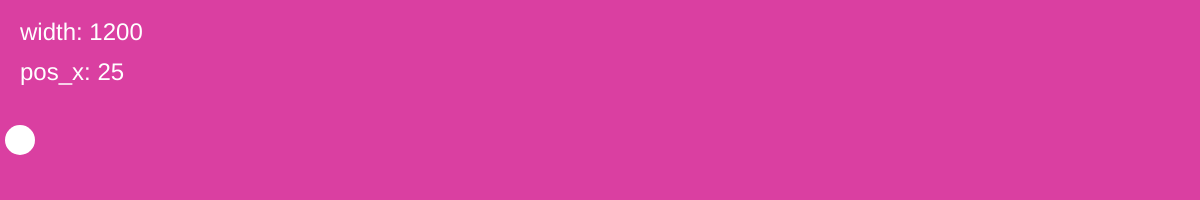
Frame 1 (no input)
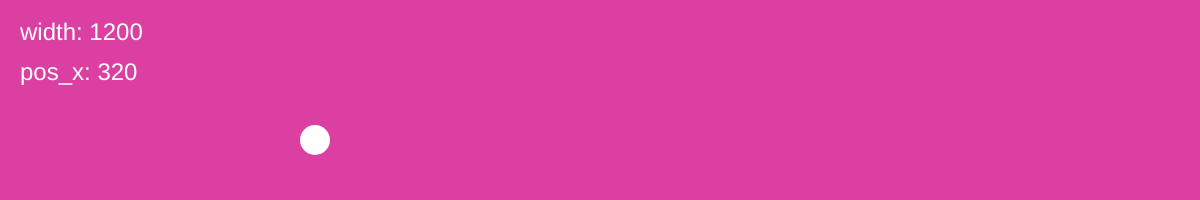
Frame 60 (no input)
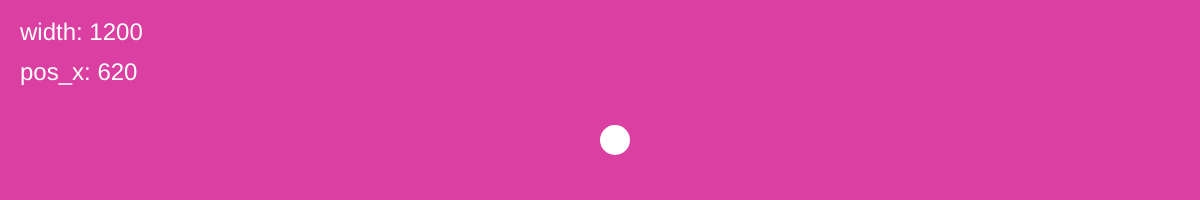
Frame 120 (the mouse pressed at the canvas centre since frame 60)

The p5.js sketch that drew these frames (run headless with seeded random() and noise() and a simulated clock; from frame 60 on, the mouse is pressed at the canvas centre):

// p5.js sketch
// ── sketch.js
function setup() {
    createCanvas( windowWidth, 200 );
}

// declare a variable, 'pos_x'
// instantiate the variable to '20'
// This will represent the position of an ellipse
var pos_x = 20;

function draw() {
    background( 'rgb(218, 63, 161)' );

    // draw an ellipse
    fill(255);
    noStroke();
    ellipse( pos_x, 140, 30 );

    // update the ellipses position
    pos_x = pos_x + 5;
    // bound it to the width of the canvas
    pos_x = pos_x % width;

    // display the equation and result
    textSize(24)
    text( "width: " + width, 20, 40 );
    text( "pos_x: " + pos_x, 20, 80 );
}
